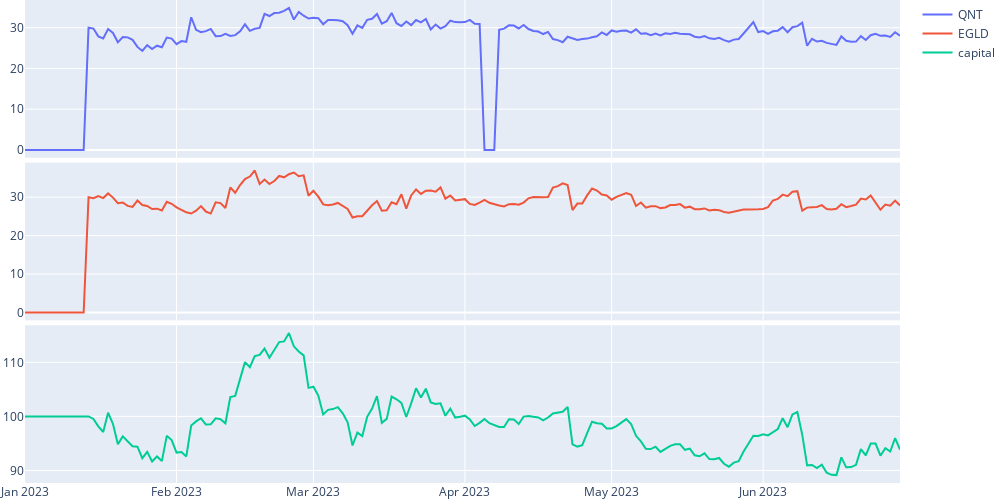

Notebook code for this chart:
### Code cell
w.report.plot("value2")

### Figure 1 — Plotly figure (JSON) as saved in the notebook; plotly's stock layout.template omitted (floating-point values rounded to 4 significant figures; data arrays with more than 128 entries replaced by an {"elided": "..."} marker saying what was removed)
{"data": [{"name": "QNT", "type": "scatter", "x": {"elided": "180 str values"}, "xaxis": "x", "y": {"elided": "180 float values"}, "yaxis": "y"}, {"name": "EGLD", "type": "scatter", "x": {"elided": "180 str values"}, "xaxis": "x2", "y": {"elided": "180 float values"}, "yaxis": "y2"}, {"name": "capital", "type": "scatter", "x": {"elided": "180 str values"}, "xaxis": "x3", "y": {"elided": "180 float values"}, "yaxis": "y3"}], "layout": {"height": 500, "margin": {"b": 0, "l": 0, "t": 0}, "width": 1000, "xaxis": {"anchor": "y", "domain": [0, 1], "matches": "x3", "showticklabels": false}, "xaxis2": {"anchor": "y2", "domain": [0, 1], "matches": "x3", "showticklabels": false}, "xaxis3": {"anchor": "y3", "domain": [0, 1]}, "yaxis": {"anchor": "x", "domain": [0.6733, 1]}, "yaxis2": {"anchor": "x2", "domain": [0.3367, 0.6633]}, "yaxis3": {"anchor": "x3", "domain": [0, 0.3267]}}}
